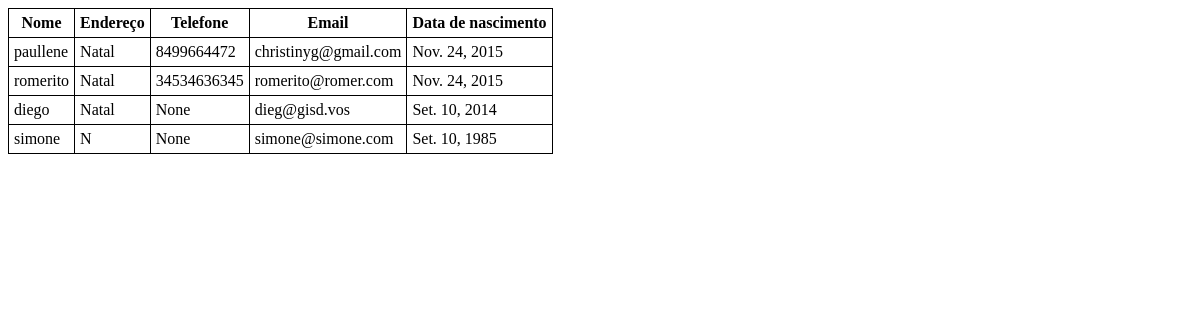
The app's page /lista_alunos, older data.
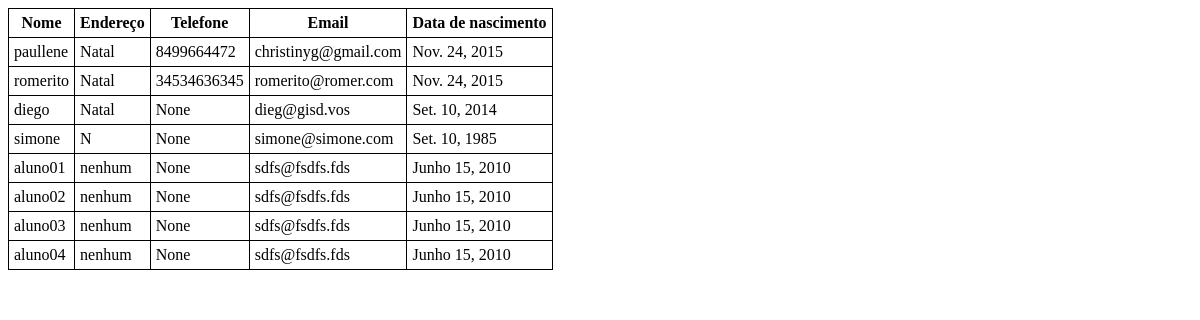
The same page, newer data.
### curso/models.py (models this page shows, shortened)
class Aluno(User):
	cpf = models.CharField(max_length=14)
	endereco = models.CharField(max_length=400)
	data_de_nascimento = models.DateField(blank=True, null=False)
	data_de_matricula = models.DateTimeField(blank=True, null=True)
	telefone = models.CharField(max_length=20)
	situacao = models.CharField(max_length=50, default=Situacao.nao_pago.value)
	class Meta:
		verbose_name = "Aluno"
		verbose_name_plural = "Alunos"

### curso/views.py (the view)
# urls.py: url(r'^lista_alunos$', views.lista_alunos),
def lista_alunos(request):
	alunos = Aluno.objects.all()
	return render(request, 'curso/lista_aluno.html', {'alunos': alunos})

### curso/templates/curso/lista_aluno.html (shortened to what this page needs)
<!DOCTYPE html>
<html lang="en">
<head>
</head>
<body>
	<table>
		<tr>
			<th>Nome</th>
			<th>Endereço</th>
			<th>Telefone</th>
			<th>Email</th>
			<th>Data de nascimento</th>
		</tr>
		{% for aluno in alunos %}
		<tr>
			<td>{{aluno.username}}</td>
			<td>{{aluno.endereco}}</td>
			<td>{{aluno.telefone}}</td>
			<td>{{aluno.email}}</td>
			<td>{{ aluno.data_de_nascimento }}</td>
		</tr>
		{% endfor %}
	</table>
</body>
</html>

### curso/templates/curso/lista_aluno.html (style rules this page uses)
table, th, td { border: 1px solid black; border-collapse: collapse; }
th, td { padding: 5px; }

Row changes from the older to the newer data that the page shows:
added Aluno: username "aluno01", endereco "nenhum", telefone "None", email "sdfs@fsdfs.fds", data_de_nascimento "Junho 15, 2010"
added Aluno: username "aluno02", endereco "nenhum", telefone "None", email "sdfs@fsdfs.fds", data_de_nascimento "Junho 15, 2010"
added Aluno: username "aluno03", endereco "nenhum", telefone "None", email "sdfs@fsdfs.fds", data_de_nascimento "Junho 15, 2010"
added Aluno: username "aluno04", endereco "nenhum", telefone "None", email "sdfs@fsdfs.fds", data_de_nascimento "Junho 15, 2010"
